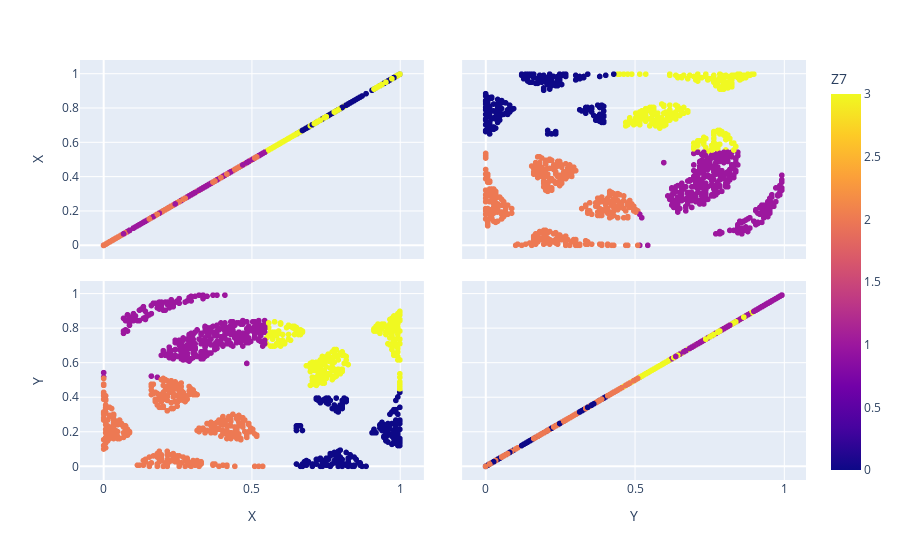

Notebook source saved alongside this figure:
### Code cell
df_pred_distance=pd.DataFrame(pd.concat([pd.DataFrame(X_test,columns=['X','Y']),pd.DataFrame(Y_pred_2,columns=[select_name_Z])],axis=1))
fig = px.scatter_matrix(df_pred_distance,
    dimensions=['X','Y'],
    color=select_name_Z)
fig.show()

### Figure 1 — Plotly figure (JSON) as saved in the notebook; plotly's stock layout.template omitted (floating-point values rounded to 4 significant figures; data arrays with more than 128 entries replaced by an {"elided": "..."} marker saying what was removed)
{"data": [{"dimensions": [{"axis": {"matches": true}, "label": "X", "values": {"elided": "1071 float values"}}, {"axis": {"matches": true}, "label": "Y", "values": {"elided": "1071 float values"}}], "hovertemplate": "%{xaxis.title.text}=%{x}<br>%{yaxis.title.text}=%{y}<br>Z7=%{marker.color}<extra></extra>", "legendgroup": "", "marker": {"color": {"elided": "1071 int values"}, "coloraxis": "coloraxis", "symbol": "circle"}, "name": "", "showlegend": false, "type": "splom"}], "layout": {"coloraxis": {"colorbar": {"title": {"text": "Z7"}}, "colorscale": [[0, "#0d0887"], [0.1111, "#46039f"], [0.2222, "#7201a8"], [0.3333, "#9c179e"], [0.4444, "#bd3786"], [0.5556, "#d8576b"], [0.6667, "#ed7953"], [0.7778, "#fb9f3a"], [0.8889, "#fdca26"], [1, "#f0f921"]]}, "dragmode": "select", "legend": {"tracegroupgap": 0}, "margin": {"t": 60}}}
